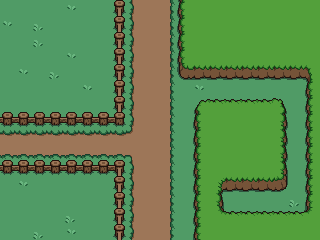

This is a level from a 2D game, rendered from its Tiled map with the project's own tilesets. A one-line summary and the complete map file follow:
An orthogonal 20x15 tile map with 16x16 px tiles, 3 tile layers (Desen Katmanı 1, Desen Katmanı 2, Desen Katmanı 3).

<map version="1.10" tiledversion="1.12.1" orientation="orthogonal" renderorder="right-down" width="20" height="15" tilewidth="16" tileheight="16" infinite="0" nextlayerid="4" nextobjectid="1">
 <tileset firstgid="1" source="plains.tsx" />
 <layer id="1" name="Desen Katmanı 1" width="20" height="15">
  <data encoding="csv">
9,9,9,9,9,9,9,9,9,9,9,9,9,9,9,9,9,9,9,9,
9,47,9,9,9,9,9,9,9,9,9,9,9,9,9,9,9,9,9,9,
9,9,9,9,9,9,9,9,9,9,9,9,9,9,9,9,9,9,9,9,
9,9,9,9,9,9,9,9,9,9,9,9,9,9,9,9,9,9,9,9,
9,9,9,47,9,9,9,9,9,9,9,9,9,9,9,9,9,9,9,9,
9,9,9,9,9,9,9,9,9,9,9,9,9,9,9,9,9,9,9,9,
9,9,9,9,9,9,9,9,9,9,9,9,9,9,9,9,9,9,9,9,
9,9,9,9,9,9,9,9,9,9,9,9,9,9,9,9,9,9,9,9,
9,9,9,9,9,9,9,9,9,9,9,9,9,9,9,9,9,9,9,9,
9,9,9,9,9,9,9,9,9,9,9,9,9,9,9,9,9,9,9,9,
9,9,9,9,9,9,9,9,9,9,9,9,9,9,9,9,9,9,9,9,
9,9,9,9,9,9,9,9,9,9,9,9,9,9,9,9,9,9,9,9,
9,9,9,9,9,9,9,9,9,9,9,9,9,9,9,9,9,9,9,9,
9,9,9,9,9,9,9,9,9,9,9,9,9,9,9,9,9,9,9,9,
9,9,9,9,9,9,9,9,9,9,9,9,9,9,9,9,9,9,9,9
</data>
 </layer>
 <layer id="2" name="Desen Katmanı 2" width="20" height="15">
  <data encoding="csv">
49,49,49,49,49,49,49,49,49,49,49,49,49,49,49,49,49,49,49,49,
49,49,49,49,49,49,49,49,49,49,49,49,49,49,49,49,49,49,49,49,
49,49,49,49,49,49,49,49,49,49,49,49,49,49,49,49,49,49,49,49,
49,49,49,49,49,49,49,49,49,49,49,49,49,49,49,49,49,49,49,49,
49,49,49,49,49,49,49,49,49,49,49,49,49,49,49,49,49,49,49,49,
49,49,49,49,49,49,49,49,49,49,49,49,49,49,49,49,49,49,49,49,
49,49,49,49,49,49,49,49,49,49,49,49,49,49,49,49,49,49,49,49,
49,49,49,49,49,49,49,49,49,49,49,49,49,49,49,49,49,49,49,49,
49,49,49,49,49,49,49,49,49,49,49,49,49,49,49,49,49,49,49,49,
49,49,49,49,49,49,49,49,49,49,49,49,49,49,49,49,49,49,49,49,
49,49,49,49,49,49,49,49,49,49,49,49,49,49,49,49,49,49,49,49,
49,49,49,49,49,49,49,49,49,49,49,49,49,49,49,49,49,49,49,49,
49,49,49,49,49,49,49,49,49,49,49,49,49,49,49,49,49,49,49,49,
49,49,49,49,49,49,49,49,49,49,49,49,49,49,49,49,49,49,49,49,
49,49,49,49,49,49,49,49,49,49,49,49,49,49,49,49,49,49,49,49
</data>
 </layer>
 <layer id="3" name="Desen Katmanı 3" width="20" height="15">
  <data encoding="csv">
0,0,0,0,47,0,0,50,8,9,10,32,33,33,33,33,33,33,33,33,
47,0,48,0,0,0,0,50,8,9,10,32,33,33,33,33,33,33,33,33,
0,0,48,0,0,0,0,50,8,9,10,32,33,33,33,33,33,33,33,33,
0,0,0,0,47,0,0,50,8,9,10,32,33,33,33,33,33,33,33,33,
0,47,0,48,0,0,0,50,8,9,10,38,39,39,39,39,39,39,39,30,
0,0,0,0,0,47,0,50,8,9,10,0,47,0,0,0,0,0,0,32,
49,49,49,49,49,49,49,50,8,9,10,0,26,27,27,27,27,28,0,32,
64,64,64,64,64,64,64,65,8,9,10,0,32,33,33,33,33,34,0,32,
3,3,3,3,3,3,3,3,12,9,10,0,32,33,33,33,33,34,49,32,
15,15,15,15,15,15,15,15,6,9,10,0,32,33,33,33,33,34,49,32,
64,64,64,64,64,64,64,53,8,9,10,0,32,33,33,33,33,34,49,32,
0,47,0,0,0,0,0,50,8,9,10,0,32,29,39,39,39,40,49,32,
0,0,0,0,0,0,0,50,8,9,10,0,32,34,49,49,49,49,48,32,
0,0,0,0,48,0,0,50,8,9,10,0,32,35,27,27,27,27,27,36,
0,0,48,0,47,0,0,50,8,9,10,0,32,33,33,33,33,33,33,33
</data>
 </layer>
</map>
